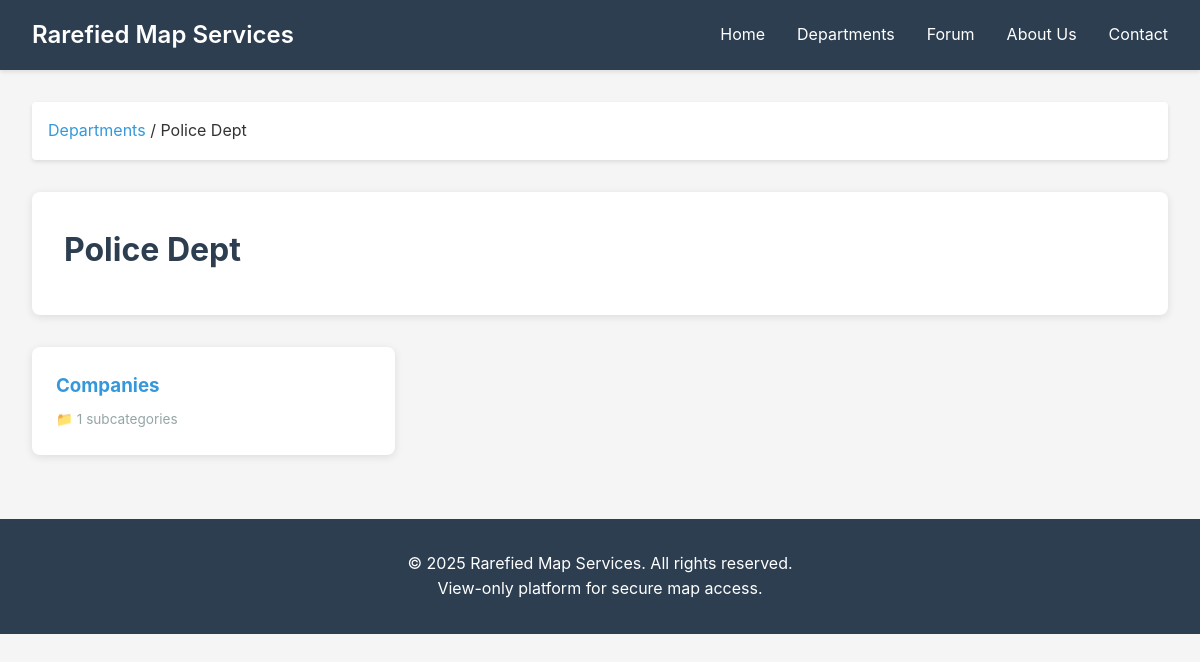
The page /department/3/ on the database its author committed.
### maps/models.py (models this page shows, shortened)
class Department(models.Model):
    name = models.CharField(max_length=200, unique=True)
    description = models.TextField(blank=True)
    created_at = models.DateTimeField(auto_now_add=True)
    updated_at = models.DateTimeField(auto_now=True)
    is_active = models.BooleanField(default=True)
    class Meta:
        ordering = ['name']
        verbose_name = 'Department'
        verbose_name_plural = 'Departments'

class Category(models.Model):
    name = models.CharField(max_length=200)
    department = models.ForeignKey(Department, on_delete=models.CASCADE, related_name='categories')
    parent = models.ForeignKey('self', null=True, blank=True, on_delete=models.CASCADE, related_name='subcategories')
    description = models.TextField(blank=True)
    created_at = models.DateTimeField(auto_now_add=True)
    updated_at = models.DateTimeField(auto_now=True)
    is_active = models.BooleanField(default=True)
    class Meta:
        ordering = ['name']
        verbose_name = 'Category'
        verbose_name_plural = 'Categories'
        unique_together = ['name', 'department', 'parent']

### maps/views.py (the view)
# urls.py: path('department/<int:department_id>/', views.department_detail, name='department_detail'),
def department_detail(request, department_id):
    department = get_object_or_404(Department, id=department_id, is_active=True)
    root_categories = Category.objects.filter(
        department=department,
        parent=None,
        is_active=True
    ).prefetch_related('subcategories')
    context = {
        'department': department,
        'categories': root_categories,
    }
    return render(request, 'maps/department_detail.html', context)

### maps/templates/maps/department_detail.html (shortened to what this page needs)
{% extends 'maps/base.html' %}
{% block content %}
<div class="breadcrumb">
    <a href="{% url 'departments_list' %}">Departments</a> / {{ department.name }}
</div>
<div class="page-header">
    <h1>{{ department.name }}</h1>
</div>
{% if categories %}
<div class="categories-grid">
    {% for category in categories %}
    <a href="{% url 'category_detail' category.id %}" class="category-card">
        <h3>{{ category.name }}</h3>
        {% if category.subcategories.count > 0 %}
        <div class="subcategory-indicator">
            📁 {{ category.subcategories.count }} subcategories
        </div>
        {% endif %}
    </a>
    {% endfor %}
</div>
{% else %}
<div class="empty-state">
    <h3>No categories available</h3>
    <p>This department doesn't have any categories yet.</p>
</div>
{% endif %}
{% endblock %}

### maps/templates/maps/base.html (style rules this page uses)
* { margin: 0; padding: 0; box-sizing: border-box; }
body { font-family: -apple-system, BlinkMacSystemFont, 'Segoe UI', Roboto, Oxygen, Ubuntu, Cantarell, sans-serif; line-height: 1.6; color: #333; background-color: #f5f5f5; }

### maps/templates/maps/department_detail.html (style rules this page uses)
.breadcrumb { background: white; padding: 1rem; border-radius: 4px; margin-bottom: 2rem; box-shadow: 0 2px 4px rgba(0,0,0,0.1); }
.breadcrumb a { color: #3498db; text-decoration: none; }
.page-header { background: white; padding: 2rem; border-radius: 8px; box-shadow: 0 2px 8px rgba(0,0,0,0.1); margin-bottom: 2rem; }
.page-header h1 { color: #2c3e50; margin-bottom: 0.5rem; }
.categories-grid { display: grid; grid-template-columns: repeat(auto-fill, minmax(280px, 1fr)); gap: 1.5rem; }
.category-card { background: white; border-radius: 8px; box-shadow: 0 2px 8px rgba(0,0,0,0.1); padding: 1.5rem; transition: transform 0.3s, box-shadow 0.3s; text-decoration: none; color: inherit; display: block; }
.category-card h3 { color: #3498db; margin-bottom: 0.5rem; }
.subcategory-indicator { color: #95a5a6; font-size: 0.85rem; margin-top: 0.5rem; }

### rows shown on the page
Department: name "Police Dept"
Category: name "Companies", subcategories.count "1"
